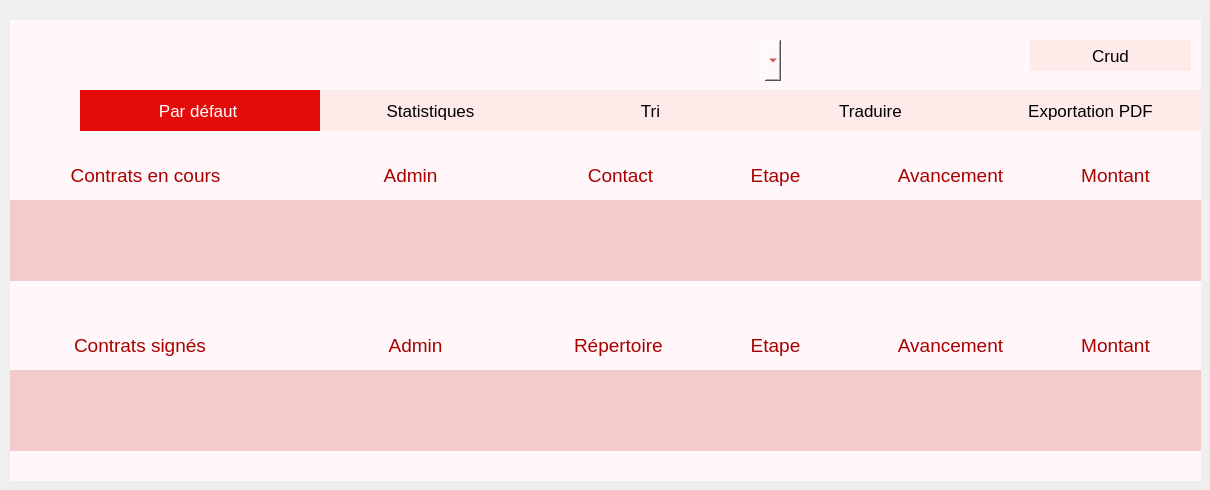
    <widget class="QWidget" name="page">
     <widget class="QGroupBox" name="groupBox">
      <property name="geometry">
       <rect>
        <x>10</x>
        <y>20</y>
        <width>1191</width>
        <height>461</height>
       </rect>
      </property>
      <property name="styleSheet">
       <string notr="true">font: 75 48pt &quot;MS Shell Dlg 2&quot;;
font: 8pt &quot;Segoe Fluent Icons&quot;;
color: rgb(170, 0, 0);
font: 36pt &quot;Kristen ITC&quot;;
font: 25 26pt &quot;Yu Gothic UI Light&quot;;
 border: none;
    background-color:          #fff7fa

 ;</string>
      </property>
      <property name="title">
       <string>       AssurePlus</string>
      </property>
      <widget class="QLabel" name="label_15">
       <property name="geometry">
        <rect>
         <x>-10</x>
         <y>-20</y>
         <width>101</width>
         <height>101</height>
        </rect>
       </property>
       <property name="styleSheet">
        <string notr="true">image: url(:/res/logo.png);
font: 8pt &quot;MS Shell Dlg 2&quot;;</string>
       </property>
       <property name="text">
        <string/>
       </property>
      </widget>
      <widget class="QPushButton" name="pushButton_7">
       <property name="geometry">
        <rect>
         <x>70</x>
         <y>70</y>
         <width>241</width>
         <height>41</height>
        </rect>
       </property>
       <property name="styleSheet">
        <string notr="true">QPushButton {
    border: none;
    background-color: #e40b0b;  
    color: white;   
    font-family: Tahoma, Verdana, sans-serif;
    font-size: 17px;
    border-radius: 50px;
}

QPushButton:hover {
    background-color: #ffeaea; 
    border: 2px solid black;
}

QPushButton:pressed {
    background-color: #e40b0b; 
    border: 2px solid white;
}</string>
       </property>
       <property name="text">
        <string>Par défaut </string>
       </property>
      </widget>
      <widget class="QPushButton" name="pushButton_8">
       <property name="geometry">
        <rect>
         <x>310</x>
         <y>70</y>
         <width>221</width>
         <height>41</height>
        </rect>
       </property>
       <property name="styleSheet">
        <string notr="true"> QPushButton
{
    border: none;
    background-color:          #ffeaea
 ;
    color: black;
      font-family: Tahoma, Verdana, sans-serif;
     font-size: 17px;
    border-radius: 50px;
}

QPushButton:hover
{
   
	background-color:       #e40b0b ;
 ;
    border: 2px solid black;
}

QPushButton:pressed
{
    background-color:   #f3cbcb ;
    border: 2px solid white;
}</string>
       </property>
       <property name="text">
        <string>Statistiques</string>
       </property>
      </widget>
      <widget class="QPushButton" name="pushButton_9">
       <property name="geometry">
        <rect>
         <x>530</x>
         <y>70</y>
         <width>221</width>
         <height>41</height>
        </rect>
       </property>
       <property name="styleSheet">
        <string notr="true"> QPushButton
{
    border: none;
    background-color:          #ffeaea
 ;
    color: black;
      font-family: Tahoma, Verdana, sans-serif;
     font-size: 17px;
    border-radius: 50px;
}

QPushButton:hover
{
   
	background-color:       #e40b0b ;
 ;
    border: 2px solid black;
}

QPushButton:pressed
{
    background-color:   #f3cbcb ;
    border: 2px solid white;
}</string>
       </property>
       <property name="text">
        <string>Tri</string>
       </property>
      </widget>
      <widget class="QPushButton" name="pushButton_10">
       <property name="geometry">
        <rect>
         <x>750</x>
         <y>70</y>
         <width>221</width>
         <height>41</height>
        </rect>
       </property>
       <property name="styleSheet">
        <string notr="true"> QPushButton
{
    border: none;
    background-color:          #ffeaea
 ;
    color: black;
      font-family: Tahoma, Verdana, sans-serif;
     font-size: 17px;
    border-radius: 50px;
}

QPushButton:hover
{
   
	background-color:       #e40b0b ;
 ;
    border: 2px solid black;
}

QPushButton:pressed
{
    background-color:   #f3cbcb ;
    border: 2px solid white;
}</string>
       </property>
       <property name="text">
        <string>Traduire</string>
       </property>
      </widget>
      <widget class="QPushButton" name="pushButton_11">
       <property name="geometry">
        <rect>
         <x>970</x>
         <y>70</y>
         <width>221</width>
         <height>41</height>
        </rect>
       </property>
       <property name="styleSheet">
        <string notr="true"> QPushButton
{
    border: none;
    background-color:          #ffeaea
 ;
    color: black;
      font-family: Tahoma, Verdana, sans-serif;
     font-size: 17px;
    border-radius: 50px;
}

QPushButton:hover
{
   
	background-color:       #e40b0b ;
 ;
    border: 2px solid black;
}

QPushButton:pressed
{
    background-color:   #f3cbcb ;
    border: 2px solid white;
}</string>
       </property>
       <property name="text">
        <string>Exportation PDF</string>
       </property>
      </widget>
      <widget class="QTextEdit" name="textEdit">
       <property name="geometry">
        <rect>
         <x>40</x>
         <y>140</y>
         <width>191</width>
         <height>41</height>
        </rect>
       </property>
       <property name="html">
        <string>&lt;!DOCTYPE HTML PUBLIC &quot;-//W3C//DTD HTML 4.0//EN&quot; &quot;http://www.w3.org/TR/REC-html40/strict.dtd&quot;&gt;
&lt;html&gt;&lt;head&gt;&lt;meta name=&quot;qrichtext&quot; content=&quot;1&quot; /&gt;&lt;style type=&quot;text/css&quot;&gt;
p, li { white-space: pre-wrap; }
&lt;/style&gt;&lt;/head&gt;&lt;body style=&quot; font-family:'Yu Gothic UI Light'; font-size:26pt; font-weight:24; font-style:normal;&quot;&gt;
&lt;p align=&quot;center&quot; style=&quot; margin-top:0px; margin-bottom:0px; margin-left:0px; margin-right:0px; -qt-block-indent:0; text-indent:0px;&quot;&gt;&lt;span style=&quot; font-size:14pt;&quot;&gt;Contrats en cours&lt;/span&gt;&lt;/p&gt;&lt;/body&gt;&lt;/html&gt;</string>
       </property>
      </widget>
      <widget class="QTextEdit" name="textEdit_2">
       <property name="geometry">
        <rect>
         <x>60</x>
         <y>310</y>
         <width>161</width>
         <height>41</height>
        </rect>
       </property>
       <property name="html">
        <string>&lt;!DOCTYPE HTML PUBLIC &quot;-//W3C//DTD HTML 4.0//EN&quot; &quot;http://www.w3.org/TR/REC-html40/strict.dtd&quot;&gt;
&lt;html&gt;&lt;head&gt;&lt;meta name=&quot;qrichtext&quot; content=&quot;1&quot; /&gt;&lt;style type=&quot;text/css&quot;&gt;
p, li { white-space: pre-wrap; }
&lt;/style&gt;&lt;/head&gt;&lt;body style=&quot; font-family:'Yu Gothic UI Light'; font-size:26pt; font-weight:24; font-style:normal;&quot;&gt;
&lt;p style=&quot; margin-top:0px; margin-bottom:0px; margin-left:0px; margin-right:0px; -qt-block-indent:0; text-indent:0px;&quot;&gt;&lt;span style=&quot; font-size:14pt;&quot;&gt;Contrats signés&lt;/span&gt;&lt;/p&gt;&lt;/body&gt;&lt;/html&gt;</string>
       </property>
      </widget>
      <widget class="QTextEdit" name="textEdit_3">
       <property name="geometry">
        <rect>
         <x>320</x>
         <y>140</y>
         <width>161</width>
         <height>41</height>
        </rect>
       </property>
       <property name="html">
        <string>&lt;!DOCTYPE HTML PUBLIC &quot;-//W3C//DTD HTML 4.0//EN&quot; &quot;http://www.w3.org/TR/REC-html40/strict.dtd&quot;&gt;
&lt;html&gt;&lt;head&gt;&lt;meta name=&quot;qrichtext&quot; content=&quot;1&quot; /&gt;&lt;style type=&quot;text/css&quot;&gt;
p, li { white-space: pre-wrap; }
&lt;/style&gt;&lt;/head&gt;&lt;body style=&quot; font-family:'Yu Gothic UI Light'; font-size:26pt; font-weight:24; font-style:normal;&quot;&gt;
&lt;p align=&quot;center&quot; style=&quot; margin-top:0px; margin-bottom:0px; margin-left:0px; margin-right:0px; -qt-block-indent:0; text-indent:0px;&quot;&gt;&lt;span style=&quot; font-size:14pt;&quot;&gt;Admin&lt;/span&gt;&lt;/p&gt;&lt;/body&gt;&lt;/html&gt;</string>
       </property>
      </widget>
      <widget class="QTextEdit" name="textEdit_4">
       <property name="geometry">
        <rect>
         <x>520</x>
         <y>140</y>
         <width>181</width>
         <height>41</height>
        </rect>
       </property>
       <property name="html">
        <string>&lt;!DOCTYPE HTML PUBLIC &quot;-//W3C//DTD HTML 4.0//EN&quot; &quot;http://www.w3.org/TR/REC-html40/strict.dtd&quot;&gt;
&lt;html&gt;&lt;head&gt;&lt;meta name=&quot;qrichtext&quot; content=&quot;1&quot; /&gt;&lt;style type=&quot;text/css&quot;&gt;
p, li { white-space: pre-wrap; }
&lt;/style&gt;&lt;/head&gt;&lt;body style=&quot; font-family:'Yu Gothic UI Light'; font-size:26pt; font-weight:24; font-style:normal;&quot;&gt;
&lt;p align=&quot;center&quot; style=&quot; margin-top:0px; margin-bottom:0px; margin-left:0px; margin-right:0px; -qt-block-indent:0; text-indent:0px;&quot;&gt;&lt;span style=&quot; font-size:14pt;&quot;&gt;Contact&lt;/span&gt;&lt;/p&gt;&lt;/body&gt;&lt;/html&gt;</string>
       </property>
      </widget>
      <widget class="QTextEdit" name="textEdit_5">
       <property name="geometry">
        <rect>
         <x>690</x>
         <y>140</y>
         <width>151</width>
         <height>41</height>
        </rect>
       </property>
       <property name="html">
        <string>&lt;!DOCTYPE HTML PUBLIC &quot;-//W3C//DTD HTML 4.0//EN&quot; &quot;http://www.w3.org/TR/REC-html40/strict.dtd&quot;&gt;
&lt;html&gt;&lt;head&gt;&lt;meta name=&quot;qrichtext&quot; content=&quot;1&quot; /&gt;&lt;style type=&quot;text/css&quot;&gt;
p, li { white-space: pre-wrap; }
&lt;/style&gt;&lt;/head&gt;&lt;body style=&quot; font-family:'Yu Gothic UI Light'; font-size:26pt; font-weight:24; font-style:normal;&quot;&gt;
&lt;p align=&quot;center&quot; style=&quot; margin-top:0px; margin-bottom:0px; margin-left:0px; margin-right:0px; -qt-block-indent:0; text-indent:0px;&quot;&gt;&lt;span style=&quot; font-size:14pt;&quot;&gt;Etape&lt;/span&gt;&lt;/p&gt;&lt;/body&gt;&lt;/html&gt;</string>
       </property>
      </widget>
      <widget class="QTextEdit" name="textEdit_6">
       <property name="geometry">
        <rect>
         <x>860</x>
         <y>140</y>
         <width>161</width>
         <height>41</height>
        </rect>
       </property>
       <property name="html">
        <string>&lt;!DOCTYPE HTML PUBLIC &quot;-//W3C//DTD HTML 4.0//EN&quot; &quot;http://www.w3.org/TR/REC-html40/strict.dtd&quot;&gt;
&lt;html&gt;&lt;head&gt;&lt;meta name=&quot;qrichtext&quot; content=&quot;1&quot; /&gt;&lt;style type=&quot;text/css&quot;&gt;
p, li { white-space: pre-wrap; }
&lt;/style&gt;&lt;/head&gt;&lt;body style=&quot; font-family:'Yu Gothic UI Light'; font-size:26pt; font-weight:24; font-style:normal;&quot;&gt;
&lt;p align=&quot;center&quot; style=&quot; margin-top:0px; margin-bottom:0px; margin-left:0px; margin-right:0px; -qt-block-indent:0; text-indent:0px;&quot;&gt;&lt;span style=&quot; font-size:14pt;&quot;&gt;Avancement&lt;/span&gt;&lt;/p&gt;&lt;/body&gt;&lt;/html&gt;</string>
       </property>
      </widget>
      <widget class="QTextEdit" name="textEdit_7">
       <property name="geometry">
        <rect>
         <x>1030</x>
         <y>140</y>
         <width>151</width>
         <height>41</height>
        </rect>
       </property>
       <property name="html">
        <string>&lt;!DOCTYPE HTML PUBLIC &quot;-//W3C//DTD HTML 4.0//EN&quot; &quot;http://www.w3.org/TR/REC-html40/strict.dtd&quot;&gt;
&lt;html&gt;&lt;head&gt;&lt;meta name=&quot;qrichtext&quot; content=&quot;1&quot; /&gt;&lt;style type=&quot;text/css&quot;&gt;
p, li { white-space: pre-wrap; }
&lt;/style&gt;&lt;/head&gt;&lt;body style=&quot; font-family:'Yu Gothic UI Light'; font-size:26pt; font-weight:24; font-style:normal;&quot;&gt;
&lt;p align=&quot;center&quot; style=&quot; margin-top:0px; margin-bottom:0px; margin-left:0px; margin-right:0px; -qt-block-indent:0; text-indent:0px;&quot;&gt;&lt;span style=&quot; font-size:14pt;&quot;&gt;Montant&lt;/span&gt;&lt;/p&gt;&lt;/body&gt;&lt;/html&gt;</string>
       </property>
      </widget>
      <widget class="QTextEdit" name="textEdit_8">
       <property name="geometry">
        <rect>
         <x>320</x>
         <y>310</y>
         <width>171</width>
         <height>41</height>
        </rect>
       </property>
       <property name="html">
        <string>&lt;!DOCTYPE HTML PUBLIC &quot;-//W3C//DTD HTML 4.0//EN&quot; &quot;http://www.w3.org/TR/REC-html40/strict.dtd&quot;&gt;
&lt;html&gt;&lt;head&gt;&lt;meta name=&quot;qrichtext&quot; content=&quot;1&quot; /&gt;&lt;style type=&quot;text/css&quot;&gt;
p, li { white-space: pre-wrap; }
&lt;/style&gt;&lt;/head&gt;&lt;body style=&quot; font-family:'Yu Gothic UI Light'; font-size:26pt; font-weight:24; font-style:normal;&quot;&gt;
&lt;p align=&quot;center&quot; style=&quot; margin-top:0px; margin-bottom:0px; margin-left:0px; margin-right:0px; -qt-block-indent:0; text-indent:0px;&quot;&gt;&lt;span style=&quot; font-size:14pt;&quot;&gt;Admin&lt;/span&gt;&lt;/p&gt;&lt;/body&gt;&lt;/html&gt;</string>
       </property>
      </widget>
      <widget class="QTextEdit" name="textEdit_9">
       <property name="geometry">
        <rect>
         <x>560</x>
         <y>310</y>
         <width>161</width>
         <height>41</height>
        </rect>
       </property>
       <property name="html">
        <string>&lt;!DOCTYPE HTML PUBLIC &quot;-//W3C//DTD HTML 4.0//EN&quot; &quot;http://www.w3.org/TR/REC-html40/strict.dtd&quot;&gt;
&lt;html&gt;&lt;head&gt;&lt;meta name=&quot;qrichtext&quot; content=&quot;1&quot; /&gt;&lt;style type=&quot;text/css&quot;&gt;
p, li { white-space: pre-wrap; }
&lt;/style&gt;&lt;/head&gt;&lt;body style=&quot; font-family:'Yu Gothic UI Light'; font-size:26pt; font-weight:24; font-style:normal;&quot;&gt;
&lt;p style=&quot; margin-top:0px; margin-bottom:0px; margin-left:0px; margin-right:0px; -qt-block-indent:0; text-indent:0px;&quot;&gt;&lt;span style=&quot; font-size:14pt;&quot;&gt;Répertoire&lt;/span&gt;&lt;/p&gt;&lt;/body&gt;&lt;/html&gt;</string>
       </property>
      </widget>
      <widget class="QTextEdit" name="textEdit_10">
       <property name="geometry">
        <rect>
         <x>690</x>
         <y>310</y>
         <width>151</width>
         <height>41</height>
        </rect>
       </property>
       <property name="html">
        <string>&lt;!DOCTYPE HTML PUBLIC &quot;-//W3C//DTD HTML 4.0//EN&quot; &quot;http://www.w3.org/TR/REC-html40/strict.dtd&quot;&gt;
&lt;html&gt;&lt;head&gt;&lt;meta name=&quot;qrichtext&quot; content=&quot;1&quot; /&gt;&lt;style type=&quot;text/css&quot;&gt;
p, li { white-space: pre-wrap; }
&lt;/style&gt;&lt;/head&gt;&lt;body style=&quot; font-family:'Yu Gothic UI Light'; font-size:26pt; font-weight:24; font-style:normal;&quot;&gt;
&lt;p align=&quot;center&quot; style=&quot; margin-top:0px; margin-bottom:0px; margin-left:0px; margin-right:0px; -qt-block-indent:0; text-indent:0px;&quot;&gt;&lt;span style=&quot; font-size:14pt;&quot;&gt;Etape&lt;/span&gt;&lt;/p&gt;&lt;/body&gt;&lt;/html&gt;</string>
       </property>
      </widget>
      <widget class="QTextEdit" name="textEdit_11">
       <property name="geometry">
        <rect>
         <x>860</x>
         <y>310</y>
         <width>161</width>
         <height>41</height>
        </rect>
       </property>
       <property name="html">
        <string>&lt;!DOCTYPE HTML PUBLIC &quot;-//W3C//DTD HTML 4.0//EN&quot; &quot;http://www.w3.org/TR/REC-html40/strict.dtd&quot;&gt;
&lt;html&gt;&lt;head&gt;&lt;meta name=&quot;qrichtext&quot; content=&quot;1&quot; /&gt;&lt;style type=&quot;text/css&quot;&gt;
p, li { white-space: pre-wrap; }
&lt;/style&gt;&lt;/head&gt;&lt;body style=&quot; font-family:'Yu Gothic UI Light'; font-size:26pt; font-weight:24; font-style:normal;&quot;&gt;
&lt;p align=&quot;center&quot; style=&quot; margin-top:0px; margin-bottom:0px; margin-left:0px; margin-right:0px; -qt-block-indent:0; text-indent:0px;&quot;&gt;&lt;span style=&quot; font-size:14pt;&quot;&gt;Avancement&lt;/span&gt;&lt;/p&gt;&lt;/body&gt;&lt;/html&gt;</string>
       </property>
      </widget>
      <widget class="QTextEdit" name="textEdit_12">
       <property name="geometry">
        <rect>
         <x>1030</x>
         <y>310</y>
         <width>151</width>
         <height>41</height>
        </rect>
       </property>
       <property name="html">
        <string>&lt;!DOCTYPE HTML PUBLIC &quot;-//W3C//DTD HTML 4.0//EN&quot; &quot;http://www.w3.org/TR/REC-html40/strict.dtd&quot;&gt;
&lt;html&gt;&lt;head&gt;&lt;meta name=&quot;qrichtext&quot; content=&quot;1&quot; /&gt;&lt;style type=&quot;text/css&quot;&gt;
p, li { white-space: pre-wrap; }
&lt;/style&gt;&lt;/head&gt;&lt;body style=&quot; font-family:'Yu Gothic UI Light'; font-size:26pt; font-weight:24; font-style:normal;&quot;&gt;
&lt;p align=&quot;center&quot; style=&quot; margin-top:0px; margin-bottom:0px; margin-left:0px; margin-right:0px; -qt-block-indent:0; text-indent:0px;&quot;&gt;&lt;span style=&quot; font-size:14pt;&quot;&gt;Montant&lt;/span&gt;&lt;/p&gt;&lt;/body&gt;&lt;/html&gt;</string>
       </property>
      </widget>
      <widget class="QPushButton" name="pushButton_36">
       <property name="geometry">
        <rect>
         <x>1020</x>
         <y>20</y>
         <width>161</width>
         <height>31</height>
        </rect>
       </property>
       <property name="cursor">
        <cursorShape>PointingHandCursor</cursorShape>
       </property>
       <property name="styleSheet">
        <string notr="true"> QPushButton
{
    border: none;
    background-color:          #ffeaea
 ;
    color: black;
      font-family: Tahoma, Verdana, sans-serif;
     font-size: 17px;
    border-radius: 50px;
}

QPushButton:hover
{
   
	background-color:       #e40b0b ;
 ;
    border: 2px solid black;
}

QPushButton:pressed
{
    background-color:   #f3cbcb ;
    border: 2px solid white;
}</string>
       </property>
       <property name="text">
        <string>Crud</string>
       </property>
      </widget>
      <widget class="QLineEdit" name="lineEdit">
       <property name="geometry">
        <rect>
         <x>0</x>
         <y>180</y>
         <width>291</width>
         <height>41</height>
        </rect>
       </property>
       <property name="styleSheet">
        <string notr="true">    background-color:   #f3cbcb ;
</string>
       </property>
      </widget>
      <widget class="QLineEdit" name="lineEdit_2">
       <property name="geometry">
        <rect>
         <x>0</x>
         <y>220</y>
         <width>291</width>
         <height>41</height>
        </rect>
       </property>
       <property name="styleSheet">
        <string notr="true">    background-color:   #f3cbcb ;
</string>
       </property>
      </widget>
      <widget class="QLineEdit" name="lineEdit_5">
       <property name="geometry">
        <rect>
         <x>290</x>
         <y>180</y>
         <width>221</width>
         <height>41</height>
        </rect>
       </property>
       <property name="styleSheet">
        <string notr="true">    background-color:   #f3cbcb ;
</string>
       </property>
      </widget>
      <widget class="QLineEdit" name="lineEdit_4">
       <property name="geometry">
        <rect>
         <x>290</x>
         <y>220</y>
         <width>221</width>
         <height>41</height>
        </rect>
       </property>
       <property name="styleSheet">
        <string notr="true">    background-color:   #f3cbcb ;
</string>
       </property>
      </widget>
      <widget class="QLineEdit" name="lineEdit_3">
       <property name="geometry">
        <rect>
         <x>510</x>
         <y>180</y>
         <width>221</width>
         <height>41</height>
        </rect>
       </property>
       <property name="styleSheet">
        <string notr="true">    background-color:   #f3cbcb ;
</string>
       </property>
      </widget>
      <widget class="QLineEdit" name="lineEdit_6">
       <property name="geometry">
        <rect>
         <x>510</x>
         <y>220</y>
         <width>221</width>
         <height>41</height>
        </rect>
       </property>
       <property name="styleSheet">
        <string notr="true">    background-color:   #f3cbcb ;
</string>
       </property>
      </widget>
      <widget class="QLineEdit" name="lineEdit_10">
       <property name="geometry">
        <rect>
         <x>730</x>
         <y>180</y>
         <width>151</width>
         <height>41</height>
        </rect>
       </property>
       <property name="styleSheet">
        <string notr="true">    background-color:   #f3cbcb ;
</string>
       </property>
      </widget>
      <widget class="QLineEdit" name="lineEdit_9">
       <property name="geometry">
        <rect>
         <x>730</x>
         <y>220</y>
         <width>151</width>
         <height>41</height>
        </rect>
       </property>
       <property name="styleSheet">
        <string notr="true">    background-color:   #f3cbcb ;
</string>
       </property>
      </widget>
      <widget class="QLineEdit" name="lineEdit_8">
       <property name="geometry">
        <rect>
         <x>880</x>
         <y>180</y>
         <width>171</width>
         <height>41</height>
        </rect>
       </property>
       <property name="styleSheet">
        <string notr="true">    background-color:   #f3cbcb ;
</string>
       </property>
      </widget>
      <widget class="QLineEdit" name="lineEdit_11">
       <property name="geometry">
        <rect>
         <x>880</x>
         <y>220</y>
         <width>171</width>
         <height>41</height>
        </rect>
       </property>
       <property name="styleSheet">
        <string notr="true">    background-color:   #f3cbcb ;
</string>
       </property>
      </widget>
      <widget class="QLineEdit" name="lineEdit_12">
       <property name="geometry">
        <rect>
         <x>1050</x>
         <y>180</y>
         <width>141</width>
         <height>41</height>
        </rect>
       </property>
       <property name="styleSheet">
        <string notr="true">    background-color:   #f3cbcb ;
</string>
       </property>
      </widget>
      <widget class="QLineEdit" name="lineEdit_13">
       <property name="geometry">
        <rect>
         <x>1050</x>
         <y>220</y>
         <width>141</width>
         <height>41</height>
        </rect>
       </property>
       <property name="styleSheet">
        <string notr="true">    background-color:   #f3cbcb ;
</string>
       </property>
      </widget>
      <widget class="QLineEdit" name="lineEdit_14">
       <property name="geometry">
        <rect>
         <x>0</x>
         <y>350</y>
         <width>301</width>
         <height>41</height>
        </rect>
       </property>
       <property name="styleSheet">
        <string notr="true">    background-color:   #f3cbcb ;
</string>
       </property>
      </widget>
      <widget class="QLineEdit" name="lineEdit_15">
       <property name="geometry">
        <rect>
         <x>0</x>
         <y>390</y>
         <width>301</width>
         <height>41</height>
        </rect>
       </property>
       <property name="styleSheet">
        <string notr="true">    background-color:   #f3cbcb ;
</string>
       </property>
      </widget>
      <widget class="QLineEdit" name="lineEdit_7">
       <property name="geometry">
        <rect>
         <x>300</x>
         <y>350</y>
         <width>231</width>
         <height>41</height>
        </rect>
       </property>
       <property name="styleSheet">
        <string notr="true">    background-color:   #f3cbcb ;
</string>
       </property>
      </widget>
      <widget class="QLineEdit" name="lineEdit_16">
       <property name="geometry">
        <rect>
         <x>530</x>
         <y>350</y>
         <width>191</width>
         <height>41</height>
        </rect>
       </property>
       <property name="styleSheet">
        <string notr="true">    background-color:   #f3cbcb ;
</string>
       </property>
      </widget>
      <widget class="QLineEdit" name="lineEdit_17">
       <property name="geometry">
        <rect>
         <x>300</x>
         <y>390</y>
         <width>231</width>
         <height>41</height>
        </rect>
       </property>
       <property name="styleSheet">
        <string notr="true">    background-color:   #f3cbcb ;
</string>
       </property>
      </widget>
      <widget class="QLineEdit" name="lineEdit_18">
       <property name="geometry">
        <rect>
         <x>530</x>
         <y>390</y>
         <width>191</width>
         <height>41</height>
        </rect>
       </property>
       <property name="styleSheet">
        <string notr="true">    background-color:   #f3cbcb ;
</string>
       </property>
      </widget>
      <widget class="QLineEdit" name="lineEdit_19">
       <property name="geometry">
        <rect>
         <x>720</x>
         <y>350</y>
         <width>161</width>
         <height>41</height>
        </rect>
       </property>
       <property name="styleSheet">
        <string notr="true">    background-color:   #f3cbcb ;
</string>
       </property>
      </widget>
      <widget class="QLineEdit" name="lineEdit_20">
       <property name="geometry">
        <rect>
         <x>720</x>
         <y>390</y>
         <width>161</width>
         <height>41</height>
        </rect>
       </property>
       <property name="styleSheet">
        <string notr="true">    background-color:   #f3cbcb ;
</string>
       </property>
      </widget>
      <widget class="QLineEdit" name="lineEdit_21">
       <property name="geometry">
        <rect>
         <x>880</x>
         <y>350</y>
         <width>161</width>
         <height>41</height>
        </rect>
       </property>
       <property name="styleSheet">
        <string notr="true">    background-color:   #f3cbcb ;
</string>
       </property>
      </widget>
      <widget class="QLineEdit" name="lineEdit_22">
       <property name="geometry">
        <rect>
         <x>880</x>
         <y>390</y>
         <width>161</width>
         <height>41</height>
        </rect>
       </property>
       <property name="styleSheet">
        <string notr="true">    background-color:   #f3cbcb ;
</string>
       </property>
      </widget>
      <widget class="QLineEdit" name="lineEdit_23">
       <property name="geometry">
        <rect>
         <x>1040</x>
         <y>350</y>
         <width>151</width>
         <height>41</height>
        </rect>
       </property>
       <property name="styleSheet">
        <string notr="true">    background-color:   #f3cbcb ;
</string>
       </property>
      </widget>
      <widget class="QLineEdit" name="lineEdit_24">
       <property name="geometry">
        <rect>
         <x>1040</x>
         <y>390</y>
         <width>151</width>
         <height>41</height>
        </rect>
       </property>
       <property name="styleSheet">
        <string notr="true">    background-color:   #f3cbcb ;
</string>
       </property>
      </widget>
      <widget class="QComboBox" name="comboBox">
       <property name="geometry">
        <rect>
         <x>530</x>
         <y>20</y>
         <width>241</width>
         <height>41</height>
        </rect>
       </property>
      </widget>
     </widget>
    </widget>
